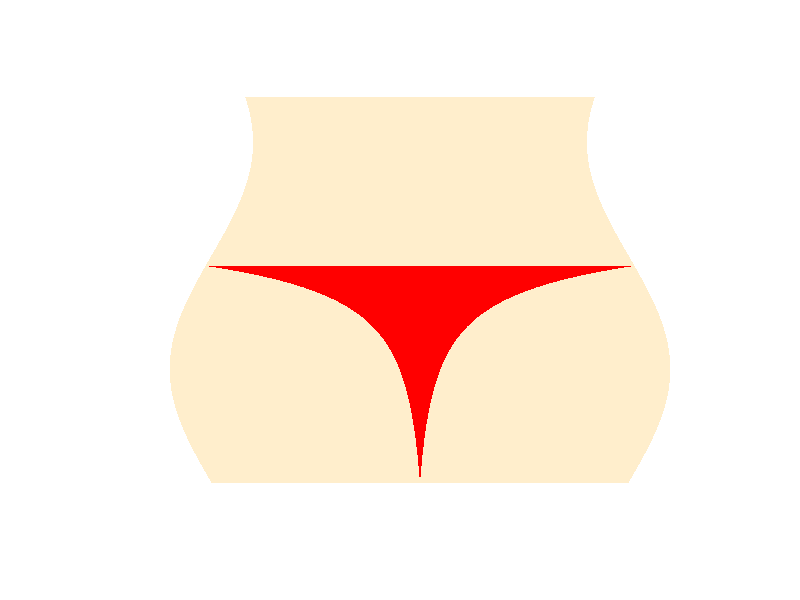

The R source for this figure:
xrange = c(-15, 15)
yrange = c(0, 16)
#plot(0, xlim = xrange, ylim = yrange, type = "n")
plot(xrange, yrange, type="n", ann=FALSE, axes=FALSE) 
yr = seq(yrange[1], yrange[2], len = 50)
offsetFn = function(y) {    2 * sin(0 + y/3)}
offset = offsetFn(yr)
leftE = function(y) {    -10 - offsetFn(y)}
rightE = function(y) {    10 + offsetFn(y)}
xp = c(leftE(yr), rev(rightE(yr)))
yp = c(yr, rev(yr))
polygon(xp, yp, col = "#ffeecc", border = NA)
h = 9
xt = seq(0, rightE(h), len = 100)
yt = log(1 + log(1 + log(xt + 1)))
yt = yt - min(yt)
yt = h * yt/max(yt)
x = c(leftE(h), rightE(h), rev(xt), -xt)
y = c(h, h, rev(yt), yt)
polygon(x, y, col = "red", border = NA)